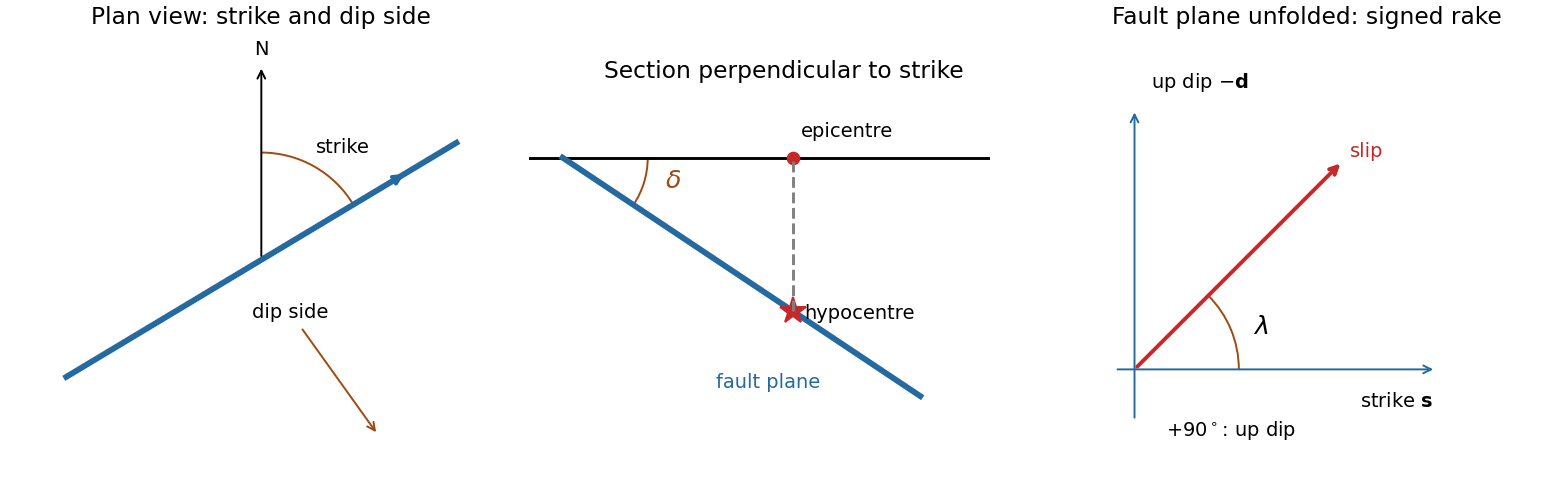

Recreate this plot in Python.
from pathlib import Path
import numpy as np
import matplotlib
matplotlib.use('Agg')
import matplotlib.pyplot as plt
from matplotlib.patches import Arc
fig,ax=plt.subplots(1,3,figsize=(11.2,3.5),layout='constrained')
a=ax[0];a.set_title('Plan view: strike and dip side');a.plot([-1,1],[-.6,.6],color='#2469a0',lw=3)
a.annotate('',(.75,.45),(-.6,-.36),arrowprops=dict(arrowstyle='->',lw=2,color='#2469a0'))
a.annotate('',(0,1),(0,0),arrowprops=dict(arrowstyle='->',color='black'));a.text(0,1.05,'N',ha='center')
a.add_patch(Arc((0,0),1.1,1.1,theta1=31,theta2=90,color='#9e4a10'));a.text(.28,.55,'strike',fontsize=10)
a.annotate('dip side',(.6,-.9),(.15,-.3),ha='center',arrowprops=dict(arrowstyle='->',color='#9e4a10'))
a.set(xlim=(-1.2,1.2),ylim=(-1.15,1.15));a.set_aspect('equal');a.axis('off')
a=ax[1];a.set_title('Section perpendicular to strike');a.plot([-.2,2.5],[0,0],color='black');a.plot([0,2.1],[0,-1.4],lw=3,color='#2469a0')
a.plot(1.35,-.9,'*',ms=14,color='#c62828');a.plot(1.35,0,'o',color='#c62828');a.plot([1.35,1.35],[-.9,0],'--',color='gray')
a.text(1.42,-.95,'hypocentre',fontsize=10);a.text(1.4,.12,'epicentre',fontsize=10)
a.add_patch(Arc((0,0),1,1,theta1=-33.69,theta2=0,color='#9e4a10'));a.text(.6,-.18,r'$\delta$',color='#9e4a10',fontsize=13)
a.text(.9,-1.35,'fault plane',color='#2469a0');a.set(xlim=(-.2,2.8),ylim=(-1.6,.4));a.set_aspect('equal');a.axis('off')
a=ax[2];a.set_title('Fault plane unfolded: signed rake')
a.annotate('',(1.45,0),(-.1,0),arrowprops=dict(arrowstyle='->',color='#2469a0'));a.text(1.43,-.18,r'strike $\mathbf{s}$',ha='right',fontsize=10)
a.annotate('',(0,1.25),(0,-.25),arrowprops=dict(arrowstyle='->',color='#2469a0'));a.text(.08,1.35,r'up dip $-\mathbf{d}$',fontsize=10)
a.annotate('',(1,1),(0,0),arrowprops=dict(arrowstyle='->',lw=2,color='#c62828'));a.text(1.03,1.02,'slip',fontsize=10,color='#c62828')
a.add_patch(Arc((0,0),1,1,theta1=0,theta2=45,color='#9e4a10'));a.text(.57,.17,r'$\lambda$',fontsize=13)
a.text(.15,-.32,r'$+90^\circ$: up dip',fontsize=10);a.set(xlim=(-.2,1.85),ylim=(-.55,1.6));a.set_aspect('equal');a.axis('off')
fig.savefig(Path(__file__).stem+'.png',dpi=140,facecolor='white')
